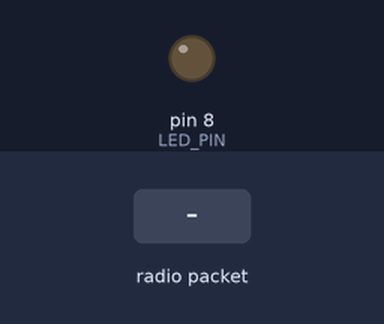
Recording of a program running on a simulated Arduino Nano, built with avr-gcc and run on an emulated ATmega328P. Parts: output pins drawn as LEDs (lit = HIGH). The test bench sets the inputs (shaded band). No radio packets arrive unless stated; what the program prints to the serial monitor is not drawn.

Above: at 1.2 s.
1.3 s: radio packet "1" arrives
At 1.49 s:
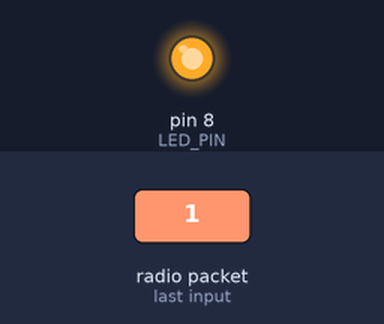
Timing chart, 0 to 4.3 s (numbered marks = the images above; inputs shaded):
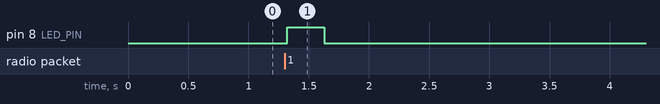

The program:

main.cpp
```cpp
#include <Arduino.h>
#include <LoRa.h>
#include <ArduinoJson.h>

#define DEBUG_MODE false

#define LORA_FREQ 433E6 // LoRa module frequency (433 MHz)
#define LORA_SYNC_WORD 0xB4 // Sync word for this network
#define LORA_SS_PIN 10
#define LORA_RESET_PIN 9
#define LORA_DIO0_PIN 2
#define LED_PIN 8

typedef struct __attribute__((__packed__)) LoRa_Payload {
    /* Header */
    byte forwarder_id = 0;
    byte transmitter_id = 0;
    uint16_t message_id = 0;
    bool allow_forwarding = false;
    uint8_t ttl = 0;

    /* Body */
    uint16_t co2_ppm{};
    uint16_t pressure{};
    uint16_t bmp280_altitude{};
    uint16_t bmp280_temp{};
    uint16_t dht22_temp{};
    uint8_t humidity{};
    uint16_t gps_altitude{};
    float gps_lat{};
    float gps_lng{};
    uint16_t gps_satellites{};

    /* Power */
    uint16_t battery_temp{};
    uint16_t battery_voltage{};
    uint16_t charger_voltage{};

    /* System */
    uint16_t memory_usage{};
} LoRa_Payload;


void receive_cb(int packet_size);

void send_payload_json(const LoRa_Payload &payload, int rssi, float snr);

void debug_print_payload(const LoRa_Payload &payload);

void setup() {
    pinMode(LED_PIN, OUTPUT);

    Serial.begin(9600);

    while (!Serial) {
    }

    LoRa.setPins(LORA_SS_PIN, LORA_RESET_PIN, LORA_DIO0_PIN);

    if (!LoRa.begin(LORA_FREQ)) {
        if (DEBUG_MODE) {
            Serial.println("LoRa init failed.");
        }

        exit(EXIT_FAILURE);
    }

    LoRa.enableCrc();
    LoRa.setSyncWord(LORA_SYNC_WORD);
    LoRa.setSpreadingFactor(12);
    LoRa.onReceive(receive_cb);
    LoRa.receive();

    if (DEBUG_MODE) {
        Serial.println("LoRa init succeeded.");
    }
}

void loop() {
}

void receive_cb(const int packet_size) {
    if (packet_size) {
        digitalWrite(LED_PIN, HIGH);

        LoRa_Payload data;
        LoRa.readBytes(reinterpret_cast<uint8_t *>(&data), packet_size);

        if (DEBUG_MODE) {
            debug_print_payload(data);
        } else {
            const auto rssi = LoRa.packetRssi();
            const auto snr = LoRa.packetSnr();
            send_payload_json(data, rssi, snr);
        }

        digitalWrite(LED_PIN, LOW);
    }
}

void send_payload_json(const LoRa_Payload &payload, const int rssi, const float snr) {
    StaticJsonDocument<256> doc;

    doc["device_id"] = payload.transmitter_id;
    doc["forwarder_id"] = payload.forwarder_id;
    doc["message_id"] = payload.message_id;
    doc["allow_forwarding"] = payload.allow_forwarding;
    doc["ttl"] = payload.ttl;

    doc["rssi"] = rssi;
    doc["snr"] = snr;

    doc["co2_ppm"] = payload.co2_ppm;
    doc["pressure"] = payload.pressure;

    const JsonObject bmp280 = doc.createNestedObject("bmp280");
    bmp280["altitude"] = payload.bmp280_altitude;
    bmp280["temp"] = static_cast<float>(payload.bmp280_temp) / 10;

    const JsonObject dht22 = doc.createNestedObject("dht22");
    dht22["temp"] = static_cast<float>(payload.dht22_temp) / 10;
    dht22["humidity"] = payload.humidity;

    const JsonObject gps = doc.createNestedObject("gps");
    gps["altitude"] = payload.gps_altitude;
    gps["lat"] = String(payload.gps_lat, 6);
    gps["lng"] = String(payload.gps_lng, 6);
    gps["satellites"] = payload.gps_satellites;

    const JsonObject battery = doc.createNestedObject("battery");
    battery["temp"] = static_cast<float>(payload.battery_temp) / 10;
    battery["voltage"] = static_cast<float>(payload.battery_voltage) / 100;
    doc["charger"]["voltage"] = static_cast<float>(payload.charger_voltage) / 100;
    doc["sys"]["mem_usage"] = payload.memory_usage;

    serializeJson(doc, Serial);
    Serial.println(); // Newline to indicate the end of message.
}

void debug_print_payload(const LoRa_Payload &payload) {
    Serial.println("");
    Serial.println("____________________");

    // Header
    Serial.print("Forwarder ID: ");
    Serial.println(payload.forwarder_id);

    Serial.print("Transmitter ID: ");
    Serial.println(payload.transmitter_id);

    Serial.print("Message ID: ");
    Serial.println(payload.message_id);

    Serial.print("Allow forwarding: ");
    Serial.println(payload.allow_forwarding);

    Serial.print("TTL: ");
    Serial.println(payload.ttl);

    // Body
    Serial.print("CO2 PPM: ");
    Serial.println(payload.co2_ppm);

    Serial.print("Pressure: ");
    Serial.println(payload.pressure);

    Serial.print("BMP280 altitude: ");
    Serial.println(payload.bmp280_altitude);

    Serial.print("BMP280 temperature: ");
    Serial.println(static_cast<float>(payload.bmp280_temp) / 10, 1);

    Serial.print("DHT22 temperature: ");
    Serial.println(static_cast<float>(payload.dht22_temp) / 10, 1);

    Serial.print("Humidity: ");
    Serial.println(payload.humidity);

    Serial.print("GPS altitude: ");
    Serial.println(payload.gps_altitude);

    Serial.print("GPS lat: ");
    Serial.println(payload.gps_lat, 6);

    Serial.print("GPS lng: ");
    Serial.println(payload.gps_lng, 6);

    Serial.print("Map: ");
    Serial.print("https://www.google.com/maps/search/?api=1&query=");
    Serial.print(payload.gps_lat, 6);
    Serial.print(",");
    Serial.println(payload.gps_lng, 6);

    Serial.print("GPS satellites: ");
    Serial.println(payload.gps_satellites);

    // Power
    Serial.print("Battery temperature: ");
    Serial.println(static_cast<float>(payload.battery_temp) / 10, 1);

    Serial.print("Battery voltage: ");
    Serial.println(static_cast<float>(payload.battery_voltage) / 100, 2);

    Serial.print("Charger voltage: ");
    Serial.println(static_cast<float>(payload.charger_voltage) / 100, 2);

    // System
    Serial.print("Memory usage: ");
    Serial.println(payload.memory_usage);

    Serial.println("____________________");
    Serial.println("");
}
```

Measured:
- after the input at 1.3 s, pin 8 (LED_PIN): LOW → HIGH at once, → LOW 0.31 s later
